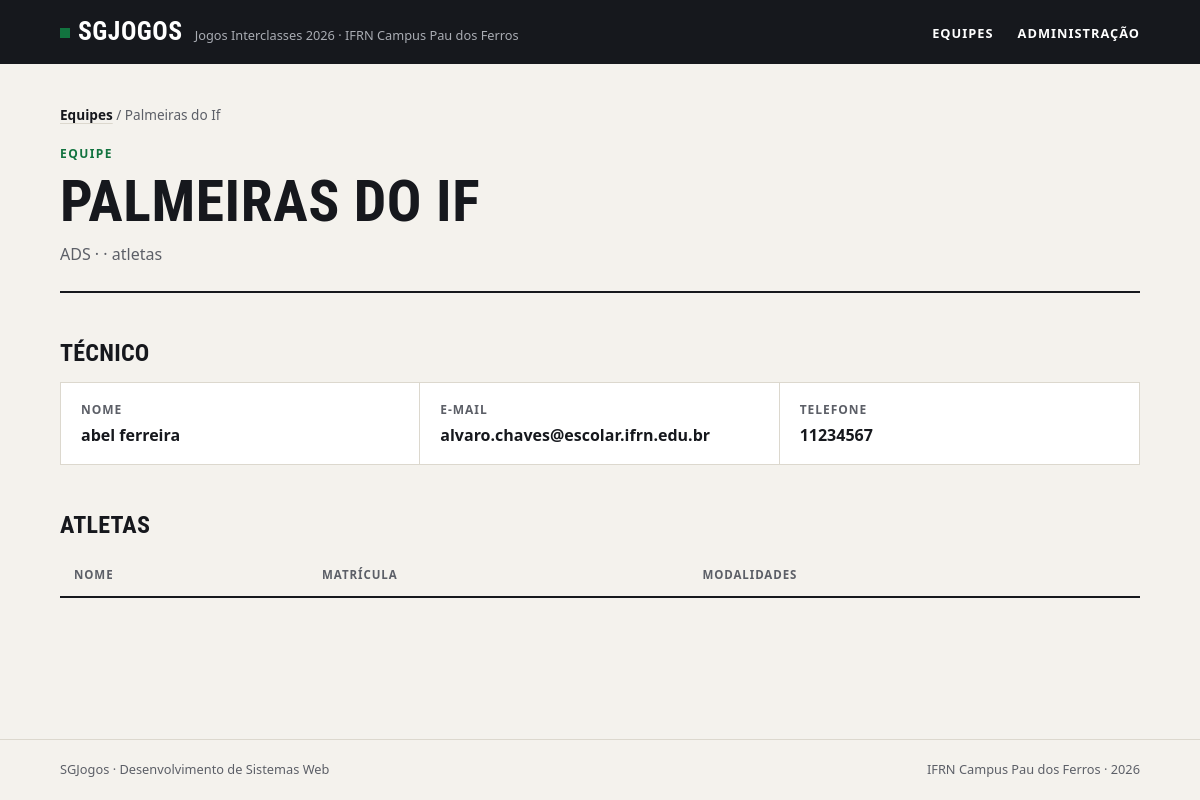
/equipes/1/, run on the app's committed database.
### jogos/models.py (models this page shows, shortened)
class Equipe(models.Model):
    nome = models.CharField(max_length=100,unique=True)
    curso = models.CharField(max_length=50)
    cor = models.CharField(max_length=50)
    criada_em = models.DateTimeField(auto_now_add=True)
    tecnico = models.OneToOneField("Tecnico",on_delete=models.CASCADE,related_name="tecnicos")
    class Meta:
        verbose_name = 'Equipe'
        verbose_name_plural = 'Equipes'
        ordering = ["nome"]

class Tecnico(models.Model):
    nome = models.CharField(max_length=100)
    email = models.EmailField()
    telefone = models.CharField(max_length=100)
    class Meta:
        verbose_name = 'Tecnico'
        verbose_name_plural = 'Tecnicos'

### jogos/views.py (the view)
# urls.py: path('equipes/<int:id>/',equipe,name='equipe'),
def equipe(request, id):
    equipe = Equipe.objects.get(id=id)
    return render(request, 'equipe.html', {'equipe': equipe})

### jogos/templates/equipe.html (shortened to what this page needs)
{% load static %}
<!DOCTYPE html>
<html lang="pt-br">
<head>
    <link rel="stylesheet" href="{% static 'css/style.css' %}">
</head>
<body>
    <header class="cabecalho">
        <div class="conteudo">
            <a class="marca" href="index.html">
                <strong>SGJogos</strong>
                <span>Jogos Interclasses 2026 · IFRN Campus Pau dos Ferros</span>
            </a>
            <nav class="menu">
                <ul>
                    <li><a href="index.html">Equipes</a></li>
                    <li><a href="#">Administração</a></li>
                </ul>
            </nav>
        </div>
    </header>
    <main class="conteudo">
        <nav class="trilha"><a href="index.html">Equipes</a> / {{ equipe.nome }}</nav>
        <header class="topo">
            <span class="sobretitulo">Equipe</span>
            <h1>{{ equipe.nome }}</h1>
            <p class="descricao">{{ equipe.curso }} · {{ equipe.ano }} · {{ equipe.atletas.count }} atletas</p>
        </header>
        <h2>Técnico</h2>
        <dl class="numeros ficha">
            <div>
                <dt>Nome</dt>
                <dd>{{ equipe.tecnico.nome }}</dd>
            </div>
            <div>
                <dt>E-mail</dt>
                <dd>{{ equipe.tecnico.email }}</dd>
            </div>
            <div>
                <dt>Telefone</dt>
                <dd>{{ equipe.tecnico.telefone }}</dd>
            </div>
        </dl>
        <h2>Atletas</h2>
        <div class="tabela">
            <table>
                <thead>
                    <tr>
                        <th>Nome</th>
                        <th>Matrícula</th>
                        <th>Modalidades</th>
                    </tr>
                </thead>
            </table>
        </div>
    </main>
    <footer class="rodape">
        <div class="conteudo">
            <p>SGJogos · Desenvolvimento de Sistemas Web</p>
            <p>IFRN Campus Pau dos Ferros · 2026</p>
        </div>
    </footer>
</body>
</html>

### jogos/static/css/style.css (style rules this page uses)
:root { --papel: #f4f2ed; --branco: #ffffff; --tinta: #16181d; --tinta-suave: #5c5f67; --linha: #dcd8ce; --verde: #12733f; --verde-claro: #e2efe6; --fonte-texto: system-ui, -apple-system, "Segoe UI", Roboto, Ubuntu, "Helvetica Neue", Arial, sans-serif; --fonte-titulo: "Bahnschrift SemiCondensed", "Bahnschrift", "Avenir Next Condensed", "Roboto Condensed", "Ubuntu Condensed", "Arial Narrow", var(--fonte-texto); }
*, *::before, *::after { box-sizing: border-box; }
* { margin: 0; padding: 0; }
body { min-height: 100vh; display: flex; flex-direction: column; background: var(--papel); color: var(--tinta); font-family: var(--fonte-texto); font-size: 1rem; line-height: 1.55; -webkit-font-smoothing: antialiased; }
a { color: inherit; }
ul { list-style: none; }
h1, h2, h3 { font-family: var(--fonte-titulo); font-stretch: condensed; font-weight: 700; line-height: 1.05; text-transform: uppercase; letter-spacing: 0.01em; }
.conteudo { width: 100%; max-width: 1120px; margin: 0 auto; padding: 0 20px; }
.cabecalho { background: var(--tinta); color: var(--branco); }
.cabecalho .conteudo { display: flex; align-items: center; justify-content: space-between; gap: 16px; min-height: 64px; }
.marca { display: flex; align-items: baseline; gap: 12px; text-decoration: none; }
.marca strong { font-family: var(--fonte-titulo); font-stretch: condensed; font-size: 1.6rem; letter-spacing: 0.02em; text-transform: uppercase; }
.marca strong::before { content: ""; display: inline-block; width: 10px; height: 10px; margin-right: 8px; background: var(--verde); transform: translateY(-2px); }
.marca span { color: #a9acb3; font-size: 0.8rem; }
.menu ul { display: flex; gap: 24px; }
.menu a { font-size: 0.8rem; font-weight: 600; letter-spacing: 0.08em; text-transform: uppercase; text-decoration: none; padding: 6px 0; border-bottom: 2px solid transparent; }
main.conteudo { flex: 1; padding-top: 40px; padding-bottom: 64px; }
.topo { padding-bottom: 24px; margin-bottom: 32px; border-bottom: 2px solid var(--tinta); }
.sobretitulo { display: block; margin-bottom: 8px; color: var(--verde); font-size: 0.75rem; font-weight: 700; letter-spacing: 0.12em; text-transform: uppercase; }
h1 { font-size: clamp(2.2rem, 6vw, 3.6rem); }
.descricao { max-width: 60ch; margin-top: 10px; color: var(--tinta-suave); }
h2 { margin: 48px 0 16px; font-size: 1.5rem; }
.trilha { margin-bottom: 20px; color: var(--tinta-suave); font-size: 0.85rem; }
.trilha a { color: var(--tinta); font-weight: 600; text-decoration-color: var(--linha); text-underline-offset: 3px; }
.numeros { display: grid; grid-template-columns: repeat(auto-fit, minmax(180px, 1fr)); border: 1px solid var(--linha); background: var(--branco); }
.numeros div { padding: 18px 20px; border-right: 1px solid var(--linha); }
.numeros div:last-child { border-right: none; }
.numeros dt { color: var(--tinta-suave); font-size: 0.75rem; font-weight: 700; letter-spacing: 0.08em; text-transform: uppercase; }
.numeros dd { margin-top: 4px; font-family: var(--fonte-titulo); font-stretch: condensed; font-size: 1.6rem; font-weight: 700; line-height: 1.15; font-variant-numeric: tabular-nums; overflow-wrap: anywhere; }
.tabela { overflow-x: auto; }
table { width: 100%; border-collapse: collapse; background: var(--branco); font-size: 0.95rem; font-variant-numeric: tabular-nums; }
th, td { padding: 12px 14px; border-bottom: 1px solid var(--linha); text-align: left; vertical-align: top; }
th { border-bottom: 2px solid var(--tinta); background: var(--papel); color: var(--tinta-suave); font-size: 0.72rem; font-weight: 700; letter-spacing: 0.08em; text-transform: uppercase; }
.rodape { border-top: 1px solid var(--linha); color: var(--tinta-suave); font-size: 0.8rem; }
.rodape .conteudo { display: flex; flex-wrap: wrap; justify-content: space-between; gap: 8px; padding-top: 20px; padding-bottom: 20px; }
.numeros.ficha dd { font-family: var(--fonte-texto); font-stretch: normal; font-size: 1rem; font-weight: 600; line-height: 1.4; }

### data on the page
Equipe: nome "Palmeiras do If", nome "PALMEIRAS DO IF", curso "ADS", tecnico.nome "abel ferreira", tecnico.email "alvaro.chaves@escolar.ifrn.edu.br", tecnico.telefone "11234567"
